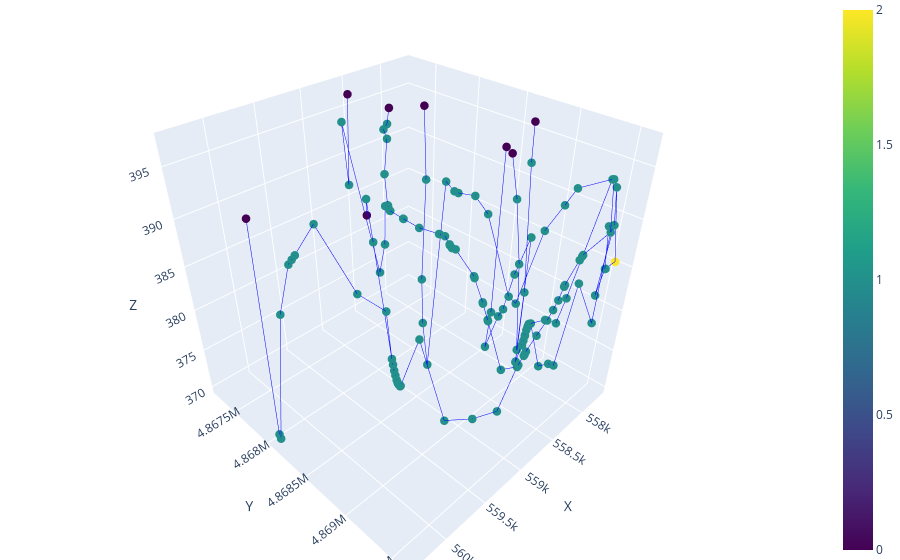

Here is the notebook cell this chart was saved with:
### Code cell
plot_3D_network(nodes, edges, node_color = 'type')

### Figure 1 — Plotly figure (JSON) as saved in the notebook; plotly's stock layout.template omitted (floating-point values rounded to 4 significant figures; data arrays with more than 128 entries replaced by an {"elided": "..."} marker saying what was removed)
{"data": [{"line": {"color": "blue", "width": 1}, "mode": "lines", "showlegend": false, "type": "scatter3d", "x": [558515, 558600.0], "y": [4867230, 4867000.0], "z": [396.4, 386.9]}, {"line": {"color": "blue", "width": 1}, "mode": "lines", "showlegend": false, "type": "scatter3d", "x": [558522, 558500.0], "y": [4867747, 4868000.0], "z": [396.6, 395]}, {"line": {"color": "blue", "width": 1}, "mode": "lines", "showlegend": false, "type": "scatter3d", "x": [559100.0, 559400.0], "y": [4869000.0, 4869000.0], "z": [370.3, 381.4]}, {"line": {"color": "blue", "width": 1}, "mode": "lines", "showlegend": false, "type": "scatter3d", "x": [559100.0, 558900.0], "y": [4869000.0, 4869000.0], "z": [370.3, 370.6]}, {"line": {"color": "blue", "width": 1}, "mode": "lines", "showlegend": false, "type": "scatter3d", "x": [558900.0, 558900.0], "y": [4869000.0, 4869000.0], "z": [382.6, 384.7]}, {"line": {"color": "blue", "width": 1}, "mode": "lines", "showlegend": false, "type": "scatter3d", "x": [558900.0, 558900.0], "y": [4869000.0, 4869000.0], "z": [382.6, 382.4]}, {"line": {"color": "blue", "width": 1}, "mode": "lines", "showlegend": false, "type": "scatter3d", "x": [558500.0, 558600.0], "y": [4868000.0, 4868000.0], "z": [395, 394.7]}, {"line": {"color": "blue", "width": 1}, "mode": "lines", "showlegend": false, "type": "scatter3d", "x": [558900.0, 558700.0], "y": [4869000.0, 4869000.0], "z": [382.4, 375.6]}, {"line": {"color": "blue", "width": 1}, "mode": "lines", "showlegend": false, "type": "scatter3d", "x": [557900.0, 558000.0], "y": [4870000.0, 4869596], "z": [389.9, 390.5]}, {"line": {"color": "blue", "width": 1}, "mode": "lines", "showlegend": false, "type": "scatter3d", "x": [557900.0, 557800.0], "y": [4870000.0, 4870000.0], "z": [389.9, 385.1]}, {"line": {"color": "blue", "width": 1}, "mode": "lines", "showlegend": false, "type": "scatter3d", "x": [558600.0, 558600.0], "y": [4868000.0, 4868000.0], "z": [394.7, 394.2]}, {"line": {"color": "blue", "width": 1}, "mode": "lines", "showlegend": false, "type": "scatter3d", "x": [558600.0, 558800.0], "y": [4867000.0, 4867000.0], "z": [386.9, 394.9]}, {"line": {"color": "blue", "width": 1}, "mode": "lines", "showlegend": false, "type": "scatter3d", "x": [558900.0, 559000.0], "y": [4869000.0, 4869000.0], "z": [393.4, 395.0]}, {"line": {"color": "blue", "width": 1}, "mode": "lines", "showlegend": false, "type": "scatter3d", "x": [558900.0, 558700.0], "y": [4869000.0, 4869000.0], "z": [393.4, 384.3]}, {"line": {"color": "blue", "width": 1}, "mode": "lines", "showlegend": false, "type": "scatter3d", "x": [558191, 558100.0], "y": [4869000.0, 4869000.0], "z": [379.9, 378.4]}, {"line": {"color": "blue", "width": 1}, "mode": "lines", "showlegend": false, "type": "scatter3d", "x": [558191, 558200.0], "y": [4869000.0, 4869000.0], "z": [379.9, 383.1]}, {"line": {"color": "blue", "width": 1}, "mode": "lines", "showlegend": false, "type": "scatter3d", "x": [558200.0, 558000.0], "y": [4869000.0, 4870000.0], "z": [383.1, 395.0]}, {"line": {"color": "blue", "width": 1}, "mode": "lines", "showlegend": false, "type": "scatter3d", "x": [558600.0, 558900.0], "y": [4868000.0, 4868000.0], "z": [394.2, 392.7]}, {"line": {"color": "blue", "width": 1}, "mode": "lines", "showlegend": false, "type": "scatter3d", "x": [558700.0, 558500.0], "y": [4869000.0, 4869000.0], "z": [375.6, 375.6]}, {"line": {"color": "blue", "width": 1}, "mode": "lines", "showlegend": false, "type": "scatter3d", "x": [558900.0, 558700.0], "y": [4869000.0, 4869000.0], "z": [370.6, 370.0]}, {"line": {"color": "blue", "width": 1}, "mode": "lines", "showlegend": false, "type": "scatter3d", "x": [558800.0, 558800.0], "y": [4867000.0, 4868000.0], "z": [394.9, 380.1]}, {"line": {"color": "blue", "width": 1}, "mode": "lines", "showlegend": false, "type": "scatter3d", "x": [558700.0, 558600.0], "y": [4869000.0, 4869000.0], "z": [384.3, 383.3]}, {"line": {"color": "blue", "width": 1}, "mode": "lines", "showlegend": false, "type": "scatter3d", "x": [558500.0, 558500.0], "y": [4869000.0, 4869000.0], "z": [375.6, 375.7]}, {"line": {"color": "blue", "width": 1}, "mode": "lines", "showlegend": false, "type": "scatter3d", "x": [558500.0, 558700.0], "y": [4869000.0, 4869000.0], "z": [375.6, 370.0]}, {"line": {"color": "blue", "width": 1}, "mode": "lines", "showlegend": false, "type": "scatter3d", "x": [558500.0, 558500.0], "y": [4869000.0, 4869000.0], "z": [375.7, 375.9]}, {"line": {"color": "blue", "width": 1}, "mode": "lines", "showlegend": false, "type": "scatter3d", "x": [558500.0, 558500.0], "y": [4869000.0, 4869000.0], "z": [375.9, 377.0]}, {"line": {"color": "blue", "width": 1}, "mode": "lines", "showlegend": false, "type": "scatter3d", "x": [558126, 558100.0], "y": [4868680, 4869000.0], "z": [394.9, 376.3]}, {"line": {"color": "blue", "width": 1}, "mode": "lines", "showlegend": false, "type": "scatter3d", "x": [558100.0, 558000.0], "y": [4869000.0, 4868571], "z": [376.3, 370.4]}, {"line": {"color": "blue", "width": 1}, "mode": "lines", "showlegend": false, "type": "scatter3d", "x": [558500.0, 558500.0], "y": [4869000.0, 4869000.0], "z": [377.0, 377.2]}, {"line": {"color": "blue", "width": 1}, "mode": "lines", "showlegend": false, "type": "scatter3d", "x": [558500.0, 558500.0], "y": [4869000.0, 4869000.0], "z": [377.2, 377.5]}, {"line": {"color": "blue", "width": 1}, "mode": "lines", "showlegend": false, "type": "scatter3d", "x": [558500.0, 558400.0], "y": [4869000.0, 4869000.0], "z": [377.5, 379.6]}, {"line": {"color": "blue", "width": 1}, "mode": "lines", "showlegend": false, "type": "scatter3d", "x": [558600.0, 558400.0], "y": [4869000.0, 4869000.0], "z": [383.3, 390.7]}, {"line": {"color": "blue", "width": 1}, "mode": "lines", "showlegend": false, "type": "scatter3d", "x": [558400.0, 558400.0], "y": [4869000.0, 4869000.0], "z": [379.6, 381.4]}, {"line": {"color": "blue", "width": 1}, "mode": "lines", "showlegend": false, "type": "scatter3d", "x": [558000.0, 557900.0], "y": [4868571, 4869000.0], "z": [370.4, 373.7]}, {"line": {"color": "blue", "width": 1}, "mode": "lines", "showlegend": false, "type": "scatter3d", "x": [558900.0, 559000.0], "y": [4868000.0, 4868000.0], "z": [392.7, 389.9]}, {"line": {"color": "blue", "width": 1}, "mode": "lines", "showlegend": false, "type": "scatter3d", "x": [558400.0, 558300.0], "y": [4869000.0, 4869000.0], "z": [381.4, 382.5]}, {"line": {"color": "blue", "width": 1}, "mode": "lines", "showlegend": false, "type": "scatter3d", "x": [558400.0, 558400.0], "y": [4869000.0, 4869000.0], "z": [390.7, 393.2]}, {"line": {"color": "blue", "width": 1}, "mode": "lines", "showlegend": false, "type": "scatter3d", "x": [558300.0, 558300.0], "y": [4869000.0, 4869000.0], "z": [382.5, 383.4]}, {"line": {"color": "blue", "width": 1}, "mode": "lines", "showlegend": false, "type": "scatter3d", "x": [558800.0, 558800.0], "y": [4868000.0, 4868000.0], "z": [380.1, 384.0]}, {"line": {"color": "blue", "width": 1}, "mode": "lines", "showlegend": false, "type": "scatter3d", "x": [558300.0, 558300.0], "y": [4869000.0, 4869000.0], "z": [383.4, 384.8]}, {"line": {"color": "blue", "width": 1}, "mode": "lines", "showlegend": false, "type": "scatter3d", "x": [558345, 558400.0], "y": [4867990, 4868000.0], "z": [397.1, 390.3]}, {"line": {"color": "blue", "width": 1}, "mode": "lines", "showlegend": false, "type": "scatter3d", "x": [557900.0, 557800.0], "y": [4869000.0, 4869000.0], "z": [373.7, 374.6]}, {"line": {"color": "blue", "width": 1}, "mode": "lines", "showlegend": false, "type": "scatter3d", "x": [558300.0, 558300.0], "y": [4869000.0, 4869000.0], "z": [384.8, 385.0]}, {"line": {"color": "blue", "width": 1}, "mode": "lines", "showlegend": false, "type": "scatter3d", "x": [558300.0, 558200.0], "y": [4869000.0, 4869000.0], "z": [385.0, 387.5]}, {"line": {"color": "blue", "width": 1}, "mode": "lines", "showlegend": false, "type": "scatter3d", "x": [557800.0, 557786], "y": [4869000.0, 4869000.0], "z": [374.6, 379.5]}, {"line": {"color": "blue", "width": 1}, "mode": "lines", "showlegend": false, "type": "scatter3d", "x": [558400.0, 558300.0], "y": [4869000.0, 4869000.0], "z": [393.2, 394.5]}, {"line": {"color": "blue", "width": 1}, "mode": "lines", "showlegend": false, "type": "scatter3d", "x": [558800.0, 558900.0], "y": [4868000.0, 4868000.0], "z": [384.0, 389.5]}, {"line": {"color": "blue", "width": 1}, "mode": "lines", "showlegend": false, "type": "scatter3d", "x": [558400.0, 558600.0], "y": [4868000.0, 4868000.0], "z": [390.3, 380.0]}, {"line": {"color": "blue", "width": 1}, "mode": "lines", "showlegend": false, "type": "scatter3d", "x": [557786, 557800.0], "y": [4869000.0, 4869000.0], "z": [379.5, 384.9]}, {"line": {"color": "blue", "width": 1}, "mode": "lines", "showlegend": false, "type": "scatter3d", "x": [558200.0, 558200.0], "y": [4869000.0, 4869000.0], "z": [387.5, 387.8]}, {"line": {"color": "blue", "width": 1}, "mode": "lines", "showlegend": false, "type": "scatter3d", "x": [558300.0, 558000.0], "y": [4869000.0, 4870000.0], "z": [394.5, 395.0]}, {"line": {"color": "blue", "width": 1}, "mode": "lines", "showlegend": false, "type": "scatter3d", "x": [558200.0, 558200.0], "y": [4869000.0, 4869000.0], "z": [387.8, 388.0]}, {"line": {"color": "blue", "width": 1}, "mode": "lines", "showlegend": false, "type": "scatter3d", "x": [558200.0, 558000.0], "y": [4869000.0, 4869596], "z": [388.0, 390.0]}, {"line": {"color": "blue", "width": 1}, "mode": "lines", "showlegend": false, "type": "scatter3d", "x": [560322, 560300.0], "y": [4868051, 4868000.0], "z": [393.8, 370.4]}, {"line": {"color": "blue", "width": 1}, "mode": "lines", "showlegend": false, "type": "scatter3d", "x": [560300.0, 560351], "y": [4868000.0, 4868096], "z": [370.4, 370]}, {"line": {"color": "blue", "width": 1}, "mode": "lines", "showlegend": false, "type": "scatter3d", "x": [560351, 560300.0], "y": [4868096, 4868000.0], "z": [370, 385.9]}, {"line": {"color": "blue", "width": 1}, "mode": "lines", "showlegend": false, "type": "scatter3d", "x": [557800.0, 557900.0], "y": [4869000.0, 4868886], "z": [384.9, 371.6]}, {"line": {"color": "blue", "width": 1}, "mode": "lines", "showlegend": false, "type": "scatter3d", "x": [558900.0, 559000.0], "y": [4868000.0, 4868000.0], "z": [389.5, 389.9]}, {"line": {"color": "blue", "width": 1}, "mode": "lines", "showlegend": false, "type": "scatter3d", "x": [558600.0, 558600.0], "y": [4868000.0, 4868000.0], "z": [380.0, 374.9]}, {"line": {"color": "blue", "width": 1}, "mode": "lines", "showlegend": false, "type": "scatter3d", "x": [559000.0, 559000.0], "y": [4868000.0, 4868000.0], "z": [389.9, 390.0]}, {"line": {"color": "blue", "width": 1}, "mode": "lines", "showlegend": false, "type": "scatter3d", "x": [559000.0, 559000.0], "y": [4868000.0, 4868000.0], "z": [390.0, 390]}, {"line": {"color": "blue", "width": 1}, "mode": "lines", "showlegend": false, "type": "scatter3d", "x": [558000.0, 558000.0], "y": [4869596, 4869596], "z": [390.0, 390.5]}, {"line": {"color": "blue", "width": 1}, "mode": "lines", "showlegend": false, "type": "scatter3d", "x": [558000.0, 558000.0], "y": [4869596, 4870000.0], "z": [390.0, 395.0]}, {"line": {"color": "blue", "width": 1}, "mode": "lines", "showlegend": false, "type": "scatter3d", "x": [558000.0, 558000.0], "y": [4869596, 4870000.0], "z": [390.0, 380.3]}, {"line": {"color": "blue", "width": 1}, "mode": "lines", "showlegend": false, "type": "scatter3d", "x": [559000.0, 559000.0], "y": [4868000.0, 4868000.0], "z": [390, 390]}, {"line": {"color": "blue", "width": 1}, "mode": "lines", "showlegend": false, "type": "scatter3d", "x": [559000.0, 559000.0], "y": [4868000.0, 4868000.0], "z": [390, 390]}, {"line": {"color": "blue", "width": 1}, "mode": "lines", "showlegend": false, "type": "scatter3d", "x": [558000.0, 557900.0], "y": [4869596, 4870000.0], "z": [390.5, 382.5]}, {"line": {"color": "blue", "width": 1}, "mode": "lines", "showlegend": false, "type": "scatter3d", "x": [558000.0, 557900.0], "y": [4869596, 4869531], "z": [390.5, 393.6]}, {"line": {"color": "blue", "width": 1}, "mode": "lines", "showlegend": false, "type": "scatter3d", "x": [558600.0, 558700.0], "y": [4868000.0, 4868000.0], "z": [374.9, 370.8]}, {"line": {"color": "blue", "width": 1}, "mode": "lines", "showlegend": false, "type": "scatter3d", "x": [558000.0, 558000.0], "y": [4870000.0, 4870000.0], "z": [395.0, 395.0]}, {"line": {"color": "blue", "width": 1}, "mode": "lines", "showlegend": false, "type": "scatter3d", "x": [560300.0, 560296], "y": [4868000.0, 4868000.0], "z": [385.9, 391.7]}, {"line": {"color": "blue", "width": 1}, "mode": "lines", "showlegend": false, "type": "scatter3d", "x": [558000.0, 558000.0], "y": [4870000.0, 4870000.0], "z": [395.0, 395.0]}, {"line": {"color": "blue", "width": 1}, "mode": "lines", "showlegend": false, "type": "scatter3d", "x": [557952, 557931], "y": [4868811, 4869000.0], "z": [397.1, 393.2]}, {"line": {"color": "blue", "width": 1}, "mode": "lines", "showlegend": false, "type": "scatter3d", "x": [557931, 557900.0], "y": [4869000.0, 4868891], "z": [393.2, 379.3]}, {"line": {"color": "blue", "width": 1}, "mode": "lines", "showlegend": false, "type": "scatter3d", "x": [559000.0, 559000.0], "y": [4868000.0, 4868000.0], "z": [390, 390]}, {"line": {"color": "blue", "width": 1}, "mode": "lines", "showlegend": false, "type": "scatter3d", "x": [559000.0, 559000.0], "y": [4868000.0, 4868000.0], "z": [390, 390]}, {"line": {"color": "blue", "width": 1}, "mode": "lines", "showlegend": false, "type": "scatter3d", "x": [557900.0, 557800.0], "y": [4870000.0, 4870000.0], "z": [382.5, 385.1]}, {"line": {"color": "blue", "width": 1}, "mode": "lines", "showlegend": false, "type": "scatter3d", "x": [557900.0, 557946], "y": [4868891, 4868891], "z": [379.3, 370]}, {"line": {"color": "blue", "width": 1}, "mode": "lines", "showlegend": false, "type": "scatter3d", "x": [557800.0, 557800.0], "y": [4870000.0, 4870000.0], "z": [385.1, 385.1]}, {"line": {"color": "blue", "width": 1}, "mode": "lines", "showlegend": false, "type": "scatter3d", "x": [560296, 560300.0], "y": [4868000.0, 4868000.0], "z": [391.7, 392.2]}, {"line": {"color": "blue", "width": 1}, "mode": "lines", "showlegend": false, "type": "scatter3d", "x": [557800.0, 557689], "y": [4870000.0, 4869553], "z": [385.1, 385.4]}, {"line": {"color": "blue", "width": 1}, "mode": "lines", "showlegend": false, "type": "scatter3d", "x": [557900.0, 557689], "y": [4869531, 4869553], "z": [393.6, 385.4]}, {"line": {"color": "blue", "width": 1}, "mode": "lines", "showlegend": false, "type": "scatter3d", "x": [560300.0, 560300.0], "y": [4868000.0, 4868486], "z": [392.2, 392.5]}, {"line": {"color": "blue", "width": 1}, "mode": "lines", "showlegend": false, "type": "scatter3d", "x": [558700.0, 559000.0], "y": [4868000.0, 4869000.0], "z": [370.8, 395.0]}, {"line": {"color": "blue", "width": 1}, "mode": "lines", "showlegend": false, "type": "scatter3d", "x": [559000.0, 559000.0], "y": [4868000.0, 4868000.0], "z": [390, 390]}, {"line": {"color": "blue", "width": 1}, "mode": "lines", "showlegend": false, "type": "scatter3d", "x": [559000.0, 559056], "y": [4868000.0, 4868556], "z": [390, 390]}, {"line": {"color": "blue", "width": 1}, "mode": "lines", "showlegend": false, "type": "scatter3d", "x": [560300.0, 560100.0], "y": [4868486, 4868000.0], "z": [392.5, 394.3]}, {"line": {"color": "blue", "width": 1}, "mode": "lines", "showlegend": false, "type": "scatter3d", "x": [559567, 559600.0], "y": [4868494, 4869000.0], "z": [393.0, 394.8]}, {"line": {"color": "blue", "width": 1}, "mode": "lines", "showlegend": false, "type": "scatter3d", "x": [559600.0, 559600.0], "y": [4869000.0, 4869000.0], "z": [394.8, 391.2]}, {"line": {"color": "blue", "width": 1}, "mode": "lines", "showlegend": false, "type": "scatter3d", "x": [559056, 559000.0], "y": [4868556, 4869000.0], "z": [390, 390]}, {"line": {"color": "blue", "width": 1}, "mode": "lines", "showlegend": false, "type": "scatter3d", "x": [558011, 558000.0], "y": [4868669, 4869000.0], "z": [393.8, 389.4]}, {"line": {"color": "blue", "width": 1}, "mode": "lines", "showlegend": false, "type": "scatter3d", "x": [559600.0, 559500.0], "y": [4869000.0, 4869000.0], "z": [391.2, 378.7]}, {"line": {"color": "blue", "width": 1}, "mode": "lines", "showlegend": false, "type": "scatter3d", "x": [560100.0, 559800.0], "y": [4868000.0, 4869000.0], "z": [394.3, 387.5]}, {"line": {"color": "blue", "width": 1}, "mode": "lines", "showlegend": false, "type": "scatter3d", "x": [558100.0, 558000.0], "y": [4869000.0, 4869000.0], "z": [372.4, 376.7]}, {"line": {"color": "blue", "width": 1}, "mode": "lines", "showlegend": false, "type": "scatter3d", "x": [558100.0, 558200.0], "y": [4869000.0, 4869000.0], "z": [372.4, 374.7]}, {"line": {"color": "blue", "width": 1}, "mode": "lines", "showlegend": false, "type": "scatter3d", "x": [558000.0, 557900.0], "y": [4869000.0, 4869000.0], "z": [389.4, 382.2]}, {"line": {"color": "blue", "width": 1}, "mode": "lines", "showlegend": false, "type": "scatter3d", "x": [559000.0, 559000.0], "y": [4869000.0, 4869000.0], "z": [390, 390]}, {"line": {"color": "blue", "width": 1}, "mode": "lines", "showlegend": false, "type": "scatter3d", "x": [559000.0, 559001], "y": [4869000.0, 4868771], "z": [390, 390]}, {"line": {"color": "blue", "width": 1}, "mode": "lines", "showlegend": false, "type": "scatter3d", "x": [559500.0, 559500.0], "y": [4869000.0, 4869000.0], "z": [378.7, 378.0]}, {"line": {"color": "blue", "width": 1}, "mode": "lines", "showlegend": false, "type": "scatter3d", "x": [559500.0, 559500.0], "y": [4869000.0, 4869000.0], "z": [378.7, 384.2]}, {"line": {"color": "blue", "width": 1}, "mode": "lines", "showlegend": false, "type": "scatter3d", "x": [559500.0, 559500.0], "y": [4869000.0, 4869000.0], "z": [378.0, 377.2]}, {"line": {"color": "blue", "width": 1}, "mode": "lines", "showlegend": false, "type": "scatter3d", "x": [557900.0, 557900.0], "y": [4869000.0, 4868886], "z": [382.2, 371.6]}, {"line": {"color": "blue", "width": 1}, "mode": "lines", "showlegend": false, "type": "scatter3d", "x": [559500.0, 559500.0], "y": [4869000.0, 4869000.0], "z": [377.2, 376.6]}, {"line": {"color": "blue", "width": 1}, "mode": "lines", "showlegend": false, "type": "scatter3d", "x": [559001, 559000.0], "y": [4868771, 4869000.0], "z": [390, 389.8]}, {"line": {"color": "blue", "width": 1}, "mode": "lines", "showlegend": false, "type": "scatter3d", "x": [559500.0, 559500.0], "y": [4869000.0, 4869000.0], "z": [376.6, 376.1]}, {"line": {"color": "blue", "width": 1}, "mode": "lines", "showlegend": false, "type": "scatter3d", "x": [559500.0, 559500.0], "y": [4869000.0, 4869000.0], "z": [376.1, 375.7]}, {"line": {"color": "blue", "width": 1}, "mode": "lines", "showlegend": false, "type": "scatter3d", "x": [559500.0, 559500.0], "y": [4869000.0, 4869000.0], "z": [375.7, 375.6]}, {"line": {"color": "blue", "width": 1}, "mode": "lines", "showlegend": false, "type": "scatter3d", "x": [559500.0, 559500.0], "y": [4869000.0, 4869000.0], "z": [375.6, 375.4]}, {"line": {"color": "blue", "width": 1}, "mode": "lines", "showlegend": false, "type": "scatter3d", "x": [559500.0, 559400.0], "y": [4869000.0, 4869000.0], "z": [375.4, 375.2]}, {"line": {"color": "blue", "width": 1}, "mode": "lines", "showlegend": false, "type": "scatter3d", "x": [559400.0, 559400.0], "y": [4869000.0, 4869000.0], "z": [375.2, 375.3]}, {"line": {"color": "blue", "width": 1}, "mode": "lines", "showlegend": false, "type": "scatter3d", "x": [559400.0, 559400.0], "y": [4869000.0, 4869000.0], "z": [375.3, 381.4]}, {"line": {"color": "blue", "width": 1}, "mode": "lines", "showlegend": false, "type": "scatter3d", "x": [558200.0, 558200.0], "y": [4869000.0, 4869000.0], "z": [374.7, 374.9]}, {"line": {"color": "blue", "width": 1}, "mode": "lines", "showlegend": false, "type": "scatter3d", "x": [557900.0, 557946], "y": [4868886, 4868891], "z": [371.6, 370]}, {"line": {"color": "blue", "width": 1}, "mode": "lines", "showlegend": false, "type": "scatter3d", "x": [557946, 558000.0], "y": [4868891, 4869000.0], "z": [370, 370]}, {"line": {"color": "blue", "width": 1}, "mode": "lines", "showlegend": false, "type": "scatter3d", "x": [558000.0, 558000.0], "y": [4869000.0, 4869000.0], "z": [370, 373.0]}, {"line": {"color": "blue", "width": 1}, "mode": "lines", "showlegend": false, "type": "scatter3d", "x": [558200.0, 558100.0], "y": [4869000.0, 4869000.0], "z": [374.9, 384.8]}, {"line": {"color": "blue", "width": 1}, "mode": "lines", "showlegend": false, "type": "scatter3d", "x": [559000.0, 559000.0], "y": [4869000.0, 4869000.0], "z": [389.8, 389.8]}, {"line": {"color": "blue", "width": 1}, "mode": "lines", "showlegend": false, "type": "scatter3d", "x": [559000.0, 559071], "y": [4869000.0, 4869000.0], "z": [389.8, 389.8]}, {"line": {"color": "blue", "width": 1}, "mode": "lines", "showlegend": false, "type": "scatter3d", "x": [559800.0, 559500.0], "y": [4869000.0, 4869000.0], "z": [387.5, 384.2]}, {"line": {"color": "blue", "width": 1}, "mode": "lines", "showlegend": false, "type": "scatter3d", "x": [559071, 559100.0], "y": [4869000.0, 4869000.0], "z": [389.8, 389.9]}, {"line": {"color": "blue", "width": 1}, "mode": "lines", "showlegend": false, "type": "scatter3d", "x": [559000.0, 559071], "y": [4869000.0, 4868896], "z": [395.0, 395.0]}, {"line": {"color": "blue", "width": 1}, "mode": "lines", "showlegend": false, "type": "scatter3d", "x": [558000.0, 558000.0], "y": [4869000.0, 4869000.0], "z": [373.0, 373.8]}, {"line": {"color": "blue", "width": 1}, "mode": "lines", "showlegend": false, "type": "scatter3d", "x": [558000.0, 558000.0], "y": [4869000.0, 4869000.0], "z": [373.8, 374.5]}, {"line": {"color": "blue", "width": 1}, "mode": "lines", "showlegend": false, "type": "scatter3d", "x": [558000.0, 558000.0], "y": [4869000.0, 4869000.0], "z": [374.5, 374.7]}, {"line": {"color": "blue", "width": 1}, "mode": "lines", "showlegend": false, "type": "scatter3d", "x": [559100.0, 559000.0], "y": [4869000.0, 4869000.0], "z": [389.9, 387.5]}, {"line": {"color": "blue", "width": 1}, "mode": "lines", "showlegend": false, "type": "scatter3d", "x": [558000.0, 558000.0], "y": [4869000.0, 4869000.0], "z": [374.7, 375.4]}, {"line": {"color": "blue", "width": 1}, "mode": "lines", "showlegend": false, "type": "scatter3d", "x": [558000.0, 558000.0], "y": [4869000.0, 4869000.0], "z": [375.4, 375.9]}, {"line": {"color": "blue", "width": 1}, "mode": "lines", "showlegend": false, "type": "scatter3d", "x": [558000.0, 558000.0], "y": [4869000.0, 4869000.0], "z": [375.9, 376.2]}, {"line": {"color": "blue", "width": 1}, "mode": "lines", "showlegend": false, "type": "scatter3d", "x": [558000.0, 558000.0], "y": [4869000.0, 4869000.0], "z": [376.2, 376.4]}, {"line": {"color": "blue", "width": 1}, "mode": "lines", "showlegend": false, "type": "scatter3d", "x": [558100.0, 558000.0], "y": [4869000.0, 4870000.0], "z": [384.8, 380.3]}, {"line": {"color": "blue", "width": 1}, "mode": "lines", "showlegend": false, "type": "scatter3d", "x": [558000.0, 558000.0], "y": [4869000.0, 4869000.0], "z": [376.4, 376.5]}, {"line": {"color": "blue", "width": 1}, "mode": "lines", "showlegend": false, "type": "scatter3d", "x": [558000.0, 558000.0], "y": [4869000.0, 4869000.0], "z": [376.5, 376.6]}, {"line": {"color": "blue", "width": 1}, "mode": "lines", "showlegend": false, "type": "scatter3d", "x": [558000.0, 558000.0], "y": [4869000.0, 4869000.0], "z": [376.6, 376.7]}, {"line": {"color": "blue", "width": 1}, "mode": "lines", "showlegend": false, "type": "scatter3d", "x": [558000.0, 558100.0], "y": [4869000.0, 4869000.0], "z": [376.7, 378.4]}, {"line": {"color": "blue", "width": 1}, "mode": "lines", "showlegend": false, "type": "scatter3d", "x": [559071, 559071], "y": [4868896, 4868931], "z": [395.0, 395.0]}, {"line": {"color": "blue", "width": 1}, "mode": "lines", "showlegend": false, "type": "scatter3d", "x": [559000.0, 559000.0], "y": [4869000.0, 4869000.0], "z": [387.5, 387.4]}, {"line": {"color": "blue", "width": 1}, "mode": "lines", "showlegend": false, "type": "scatter3d", "x": [559000.0, 558900.0], "y": [4869000.0, 4869000.0], "z": [387.4, 384.8]}, {"line": {"color": "blue", "width": 1}, "mode": "lines", "showlegend": false, "type": "scatter3d", "x": [559071, 559000.0], "y": [4868931, 4869000.0], "z": [395.0, 395.0]}, {"line": {"color": "blue", "width": 1}, "mode": "lines", "showlegend": false, "type": "scatter3d", "x": [558900.0, 558900.0], "y": [4869000.0, 4869000.0], "z": [384.8, 384.7]}, {"marker": {"color": {"elided": "137 int values"}, "colorscale": [[0, "#440154"], [0.1111, "#482878"], [0.2222, "#3e4989"], [0.3333, "#31688e"], [0.4444, "#26828e"], [0.5556, "#1f9e89"], [0.6667, "#35b779"], [0.7778, "#6ece58"], [0.8889, "#b5de2b"], [1, "#fde725"]], "showscale": true, "size": 5}, "mode": "markers", "showlegend": false, "type": "scatter3d", "x": {"elided": "137 float values"}, "y": {"elided": "137 float values"}, "z": {"elided": "137 float values"}}], "layout": {"margin": {"b": 0, "l": 0, "r": 0, "t": 0}, "scene": {"xaxis": {"title": {"text": "X"}}, "yaxis": {"title": {"text": "Y"}}, "zaxis": {"title": {"text": "Z"}}}}}
